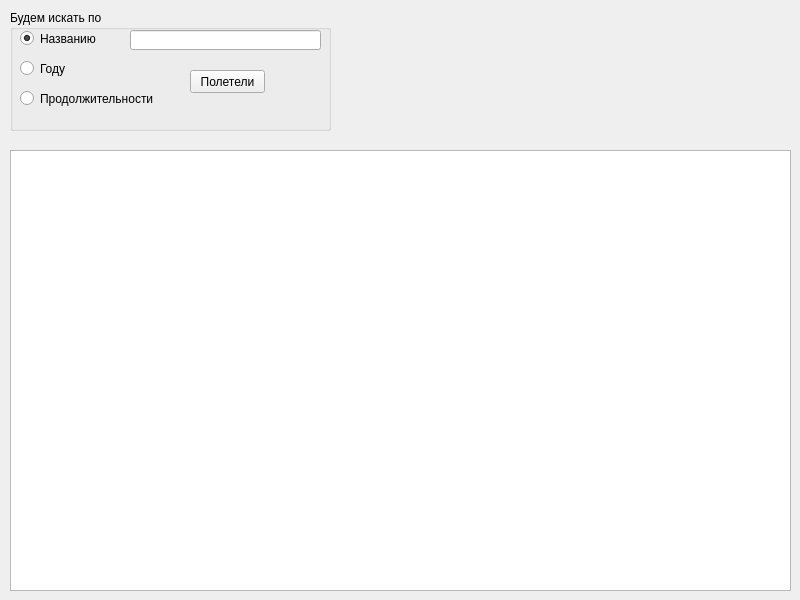
<?xml version="1.0" encoding="UTF-8"?>
<ui version="4.0">
 <class>MainWindow</class>
 <widget class="QMainWindow" name="MainWindow">
  <property name="geometry">
   <rect>
    <x>0</x>
    <y>0</y>
    <width>800</width>
    <height>600</height>
   </rect>
  </property>
  <property name="windowTitle">
   <string>MainWindow</string>
  </property>
  <widget class="QWidget" name="centralwidget">
   <widget class="QGroupBox" name="groupBox">
    <property name="geometry">
     <rect>
      <x>10</x>
      <y>10</y>
      <width>321</width>
      <height>121</height>
     </rect>
    </property>
    <property name="styleSheet">
     <string notr="true"/>
    </property>
    <property name="title">
     <string>Будем искать по</string>
    </property>
    <property name="flat">
     <bool>false</bool>
    </property>
    <widget class="QRadioButton" name="radioButton_3">
     <property name="geometry">
      <rect>
       <x>10</x>
       <y>80</y>
       <width>141</width>
       <height>17</height>
      </rect>
     </property>
     <property name="text">
      <string>Продолжительности</string>
     </property>
    </widget>
    <widget class="QRadioButton" name="radioButton_2">
     <property name="geometry">
      <rect>
       <x>10</x>
       <y>50</y>
       <width>82</width>
       <height>17</height>
      </rect>
     </property>
     <property name="text">
      <string>Году</string>
     </property>
    </widget>
    <widget class="QRadioButton" name="radioButton">
     <property name="geometry">
      <rect>
       <x>10</x>
       <y>20</y>
       <width>82</width>
       <height>17</height>
      </rect>
     </property>
     <property name="text">
      <string>Названию</string>
     </property>
     <property name="checked">
      <bool>true</bool>
     </property>
    </widget>
    <widget class="QPushButton" name="pushButton">
     <property name="geometry">
      <rect>
       <x>180</x>
       <y>60</y>
       <width>75</width>
       <height>23</height>
      </rect>
     </property>
     <property name="text">
      <string>Полетели</string>
     </property>
    </widget>
    <widget class="QLineEdit" name="lineEdit">
     <property name="geometry">
      <rect>
       <x>120</x>
       <y>20</y>
       <width>191</width>
       <height>20</height>
      </rect>
     </property>
    </widget>
   </widget>
   <widget class="QTableView" name="tableView">
    <property name="geometry">
     <rect>
      <x>10</x>
      <y>150</y>
      <width>781</width>
      <height>441</height>
     </rect>
    </property>
   </widget>
  </widget>
 </widget>
 <resources/>
 <connections/>
</ui>
